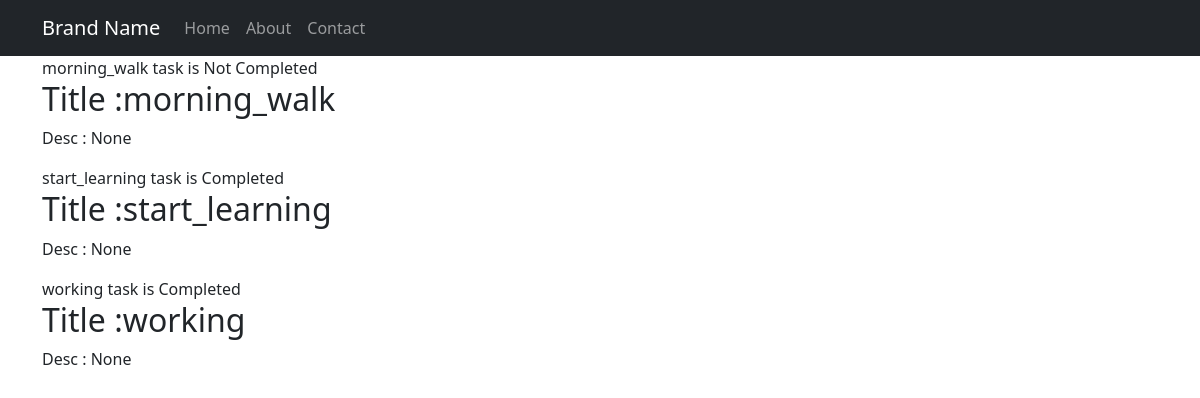
The page / on the database its author committed.
### todo_app/models.py (models this page shows)
class TodoTable(models.Model):
    title = models.CharField(max_length=200, null=True, blank=True)
    description = models.CharField(max_length=500, null=True, blank=True)
    completed = models.BooleanField()
    date = models.DateTimeField(auto_now_add=True, null=True, blank=True)
    def __str__(self):
        task_completed = 'Completed' if self.completed else 'Not Completed'
        return f"{self.title} task is {task_completed}"

### todo_app/views.py (the view)
# urls.py: path('', TodoView.as_view()),
class TodoView(ListView):
    model = TodoTable
    template_name = 'todo_view.html'
    context_object_name = 'todo_obj'
    def get(self, request, *args, **kwargs):
        my_model_objs = self.get_queryset()
        self.object_list = my_model_objs
        context = {self.context_object_name: my_model_objs}
        return self.render_to_response(context)

### templates/todo_view.html (shortened to what this page needs)
<!DOCTYPE html>
<html>
<head>
    <link rel="stylesheet" href="https://cdn.jsdelivr.net/npm/bootstrap@5.1.3/dist/css/bootstrap.min.css">
</head>
<body>
    <nav class="navbar navbar-expand-lg navbar-dark bg-dark">
        <div class="container">
            <a class="navbar-brand" href="#">Brand Name</a>
            <div class="collapse navbar-collapse" id="navbarNav">
                <ul class="navbar-nav">
                    <li class="nav-item">
                        <a class="nav-link" href="#">Home</a>
                    </li>
                    <li class="nav-item">
                        <a class="nav-link" href="#">About</a>
                    </li>
                    <li class="nav-item">
                        <a class="nav-link" href="#">Contact</a>
                    </li>
                </ul>
            </div>
        </div>
    </nav>
    {% for obj in todo_obj %}
    <div class="container">
            {{ obj }}
           <h2> Title :{{obj.title}} </h2>
            <p> Desc : {{ obj.description }}</p>
    </div>
    {% endfor %}
</body>
</html>

### rows shown on the page
TodoTable: completed+title "morning_walk task is Not Completed", title "morning_walk", description "None"
TodoTable: completed+title "start_learning task is Completed", title "start_learning", description "None"
TodoTable: completed+title "working task is Completed", title "working", description "None"
